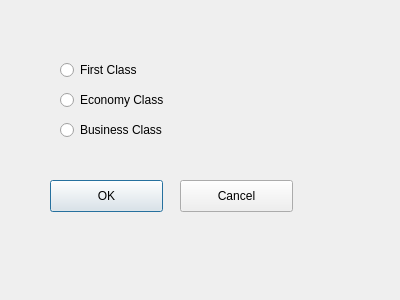
<?xml version="1.0" encoding="UTF-8"?>
<ui version="4.0">
 <class>Dialog</class>
 <widget class="QDialog" name="Dialog">
  <property name="geometry">
   <rect>
    <x>0</x>
    <y>0</y>
    <width>400</width>
    <height>300</height>
   </rect>
  </property>
  <property name="windowTitle">
   <string>Dialog</string>
  </property>
  <widget class="QRadioButton" name="radioButtonFirstClass">
   <property name="geometry">
    <rect>
     <x>60</x>
     <y>60</y>
     <width>100</width>
     <height>20</height>
    </rect>
   </property>
   <property name="text">
    <string>First Class</string>
   </property>
  </widget>
  <widget class="QRadioButton" name="radioButtonEconomyClass">
   <property name="geometry">
    <rect>
     <x>60</x>
     <y>90</y>
     <width>131</width>
     <height>20</height>
    </rect>
   </property>
   <property name="text">
    <string>Economy Class</string>
   </property>
  </widget>
  <widget class="QRadioButton" name="radioButtonBusinessClass">
   <property name="geometry">
    <rect>
     <x>60</x>
     <y>120</y>
     <width>131</width>
     <height>20</height>
    </rect>
   </property>
   <property name="text">
    <string>Business Class</string>
   </property>
  </widget>
  <widget class="QPushButton" name="pushButtonOK">
   <property name="geometry">
    <rect>
     <x>50</x>
     <y>180</y>
     <width>113</width>
     <height>32</height>
    </rect>
   </property>
   <property name="text">
    <string>OK</string>
   </property>
  </widget>
  <widget class="QPushButton" name="pushButtonCancel">
   <property name="geometry">
    <rect>
     <x>180</x>
     <y>180</y>
     <width>113</width>
     <height>32</height>
    </rect>
   </property>
   <property name="text">
    <string>Cancel</string>
   </property>
  </widget>
 </widget>
 <resources/>
 <connections/>
</ui>
